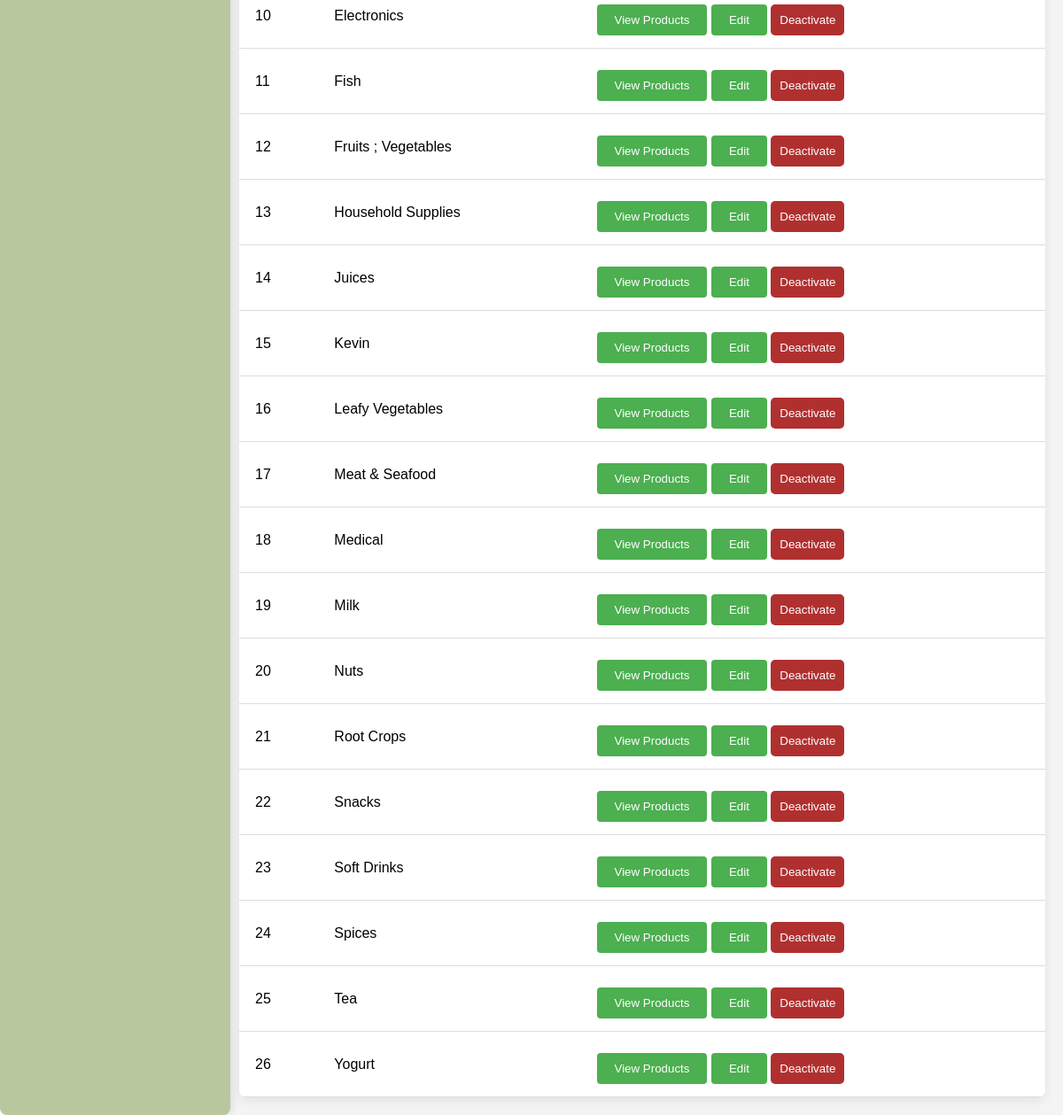
The page /Categories (signed in, lower part) on the database as committed earlier.
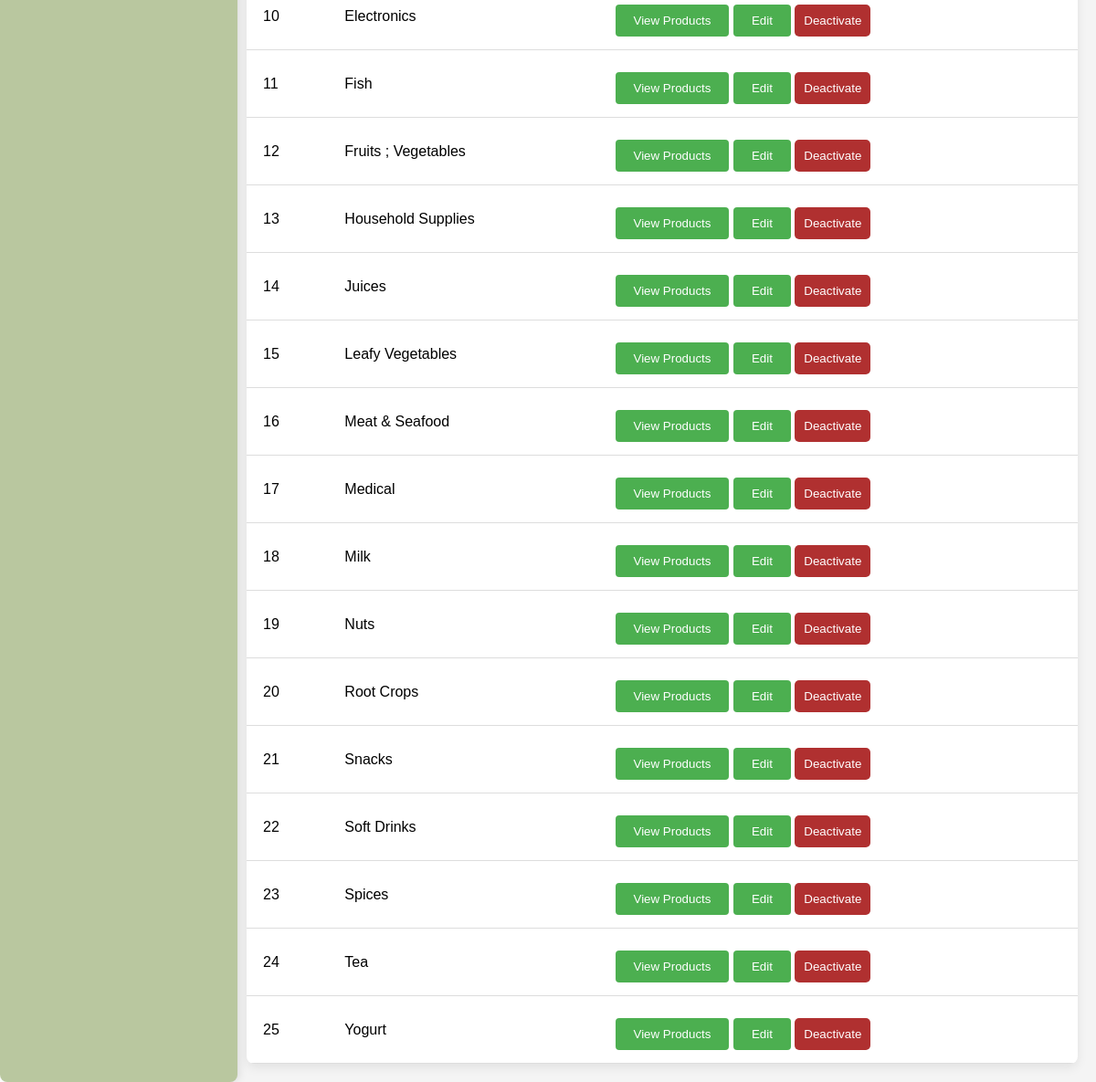
The same page on the database as committed later.
### tables this page shows
CREATE TABLE `categories` (
  `id` int(11) NOT NULL AUTO_INCREMENT,
  `category_name` varchar(255) NOT NULL,
  `parent_id` int(11) DEFAULT NULL,
  `status` enum('active','inactive') DEFAULT 'active',
  `created_at` timestamp NOT NULL DEFAULT current_timestamp(),
  `updated_at` timestamp NOT NULL DEFAULT current_timestamp() ON UPDATE current_timestamp(),
  PRIMARY KEY (`id`),
  KEY `parent_id` (`parent_id`),
  CONSTRAINT `categories_ibfk_1` FOREIGN KEY (`parent_id`) REFERENCES `categories` (`id`) ON DELETE CASCADE
);

### controllers/CategoryController.php (called while the page is built, shortened)
<?php
require_once $_SERVER['DOCUMENT_ROOT'] . '/POSu/models/CategoryModel.php';
class CategoryController {
    private $categoryModel;
    public function __construct() {
        $this->categoryModel = new CategoryModel();
    }
    public function categories() {
        $categories = $this->categoryModel->getActiveCategories();
        require_once($_SERVER['DOCUMENT_ROOT'] . '/POSu/views/categories.php');
    }
    public function index() {
        return $this->categoryModel->getActiveCategories();
    }
}
?>

### models/CategoryModel.php (called while the page is built, shortened)
<?php
require_once $_SERVER['DOCUMENT_ROOT'] . '/POSu/database.php';
class CategoryModel {
    private $conn;
    public function __construct() {
        $database = new Database();
        $this->conn = $database->getConnection();
    }
    public function getActiveCategories() {
        $sql = "SELECT * FROM categories WHERE status = 'active' ORDER BY category_name ASC";
        $stmt = $this->conn->prepare($sql);
        $stmt->execute();
        return $stmt->fetchAll(PDO::FETCH_ASSOC);
    }
}
?>

### database.php (called while the page is built)
<?php
class Database {
    private static $host     = null;
    private static $dbname   = null;
    private static $username = null;
    private static $password = null;
    private static $port     = '3306';
    private static $conn     = null;
    public static function getConnection() {
        if (self::$conn === null) {
            self::$host     = getenv('MYSQLHOST')     ?: getenv('DB_HOST')     ?: 'localhost';
            self::$dbname   = getenv('MYSQLDATABASE') ?: getenv('DB_NAME')     ?: 'railway';
            self::$username = getenv('MYSQLUSER')     ?: getenv('DB_USER')     ?: 'root';
            self::$password = getenv('MYSQLPASSWORD') ?: getenv('DB_PASSWORD') ?: '';
            self::$port     = getenv('MYSQLPORT')     ?: getenv('DB_PORT')     ?: '3306';
            try {
                self::$conn = new PDO(
                    "mysql:host=" . self::$host . ";port=" . self::$port . ";dbname=" . self::$dbname,
                    self::$username,
                    self::$password
                );
                self::$conn->setAttribute(PDO::ATTR_ERRMODE, PDO::ERRMODE_EXCEPTION);
            } catch (PDOException $exception) {
                echo "Connection error: " . $exception->getMessage();
            }
        }
        return self::$conn;
    }
}
?>

### views/categories.php (the view, shortened to what this page needs)
<?php
require_once $_SERVER['DOCUMENT_ROOT'] . '/POSu/controllers/CategoryController.php';
$categoryController = new CategoryController();
$categories = $categoryController->index();
?>
<!DOCTYPE html>
<html lang="en">
<head>
<link rel="stylesheet" href="/POSu/styles/stylee.css">
<link rel="stylesheet" href="/POSu/styles/categories-style.css?v=<?= time(); ?>">
</head>
<body>
<div class="dashboard">
    <?php include $_SERVER['DOCUMENT_ROOT'] . '/POSu/includes/sidebar.php'; ?>
    <main class="main-content">
        <div class="categories-table">
            <table>
                <tbody>
                    <?php foreach ($categories as $index => $category): ?>
                        <tr data-category-name="<?= strtolower($category['category_name']); ?>">
                            <td><?= $index + 1; ?></td>
                            <td><?= htmlspecialchars($category['category_name']); ?></td>
                            <td>
                                <button class="save-btn" onclick="viewProducts('<?= htmlspecialchars($category['category_name'], ENT_QUOTES); ?>')">View Products</button>
                                <?php if (isset($_SESSION['role']) && $_SESSION['role'] === 'admin'): ?>
                                    <button class="save-btn" onclick="openEditModal(<?= $category['id']; ?>, '<?= htmlspecialchars($category['category_name'], ENT_QUOTES); ?>')">Edit</button>
                                    <form method="POST" action="/POSu/controllers/CategoryController.php" style="display:inline;" onsubmit="return confirm('Are you sure you want to deactivate this category?');">
                                        <button type="submit" class="cancel-btn">Deactivate</button>
                                    </form>
                                <?php endif; ?>
                            </td>
                        </tr>
                    <?php endforeach; ?>
                </tbody>
            </table>
        </div>
    </main>
</div>
</body>
</html>

### index.php (shortened to what this page needs)
<?php
$url = isset($_GET["url"])
    ? explode("/", filter_var(trim($_GET["url"], "/"), FILTER_SANITIZE_URL))
    : ["dashboard"];
require_once "controllers/CategoryController.php";
$categoryController = new CategoryController();
switch (strtolower($url[0])) {
    case "categories":
        $categoryController->categories();
        break;
}

### includes/sidebar.php (shortened to what this page needs)
<aside class="sidebar">
</aside>

### styles/stylee.css (style rules this page uses)
* { margin: 0; padding: 0; box-sizing: border-box; font-family: Arial, sans-serif; }
.dashboard { display: flex; height: 100vh; }
.main-content { flex-grow: 1; padding: 20px; background-color: #f4f7fc; }
.sidebar { width: 250px; height: 100vh; background: #222; color: white; padding: 20px; position: fixed; left: 0; top: 0; }
.main-content { margin-left: 250px; width: calc(100% - 250px); padding: 20px; background: #f4f4f4; min-height: 100vh; }
table { width: 100%; border-collapse: collapse; background: white; }
table th, table td { padding: 10px; text-align: left; border-bottom: 1px solid #ddd; }
.save-btn, .cancel-btn { padding: 10px 15px; border: none; cursor: pointer; border-radius: 5px; margin-top: 10px; }
.save-btn { background: #28a745; color: white; }
.cancel-btn { background: #dc3545; color: white; }

### styles/categories-style.css (style rules this page uses)
.main-content { flex-grow: 1; padding: 20px; overflow-y: auto; margin-left: 250px; }
.dashboard { display: flex; height: 100vh; align-items: flex-start; }
.sidebar { width: 250px; background: #d9b99b; color: #5a4638; padding: 20px; position: fixed; left: 0; top: 0; height: 100%; display: flex; flex-direction: column; transition: 0.3s; }
.save-btn { background: #8da888; color: white; padding: 10px; border-radius: 5px; cursor: pointer; transition: 0.3s; border: none; }
.cancel-btn { background: #b03030; color: white; padding: 10px; border-radius: 5px; cursor: pointer; transition: 0.3s; border: none; }
.categories-table table { width: 100%; border-collapse: collapse; margin-top: 20px; background-color: #fff; box-shadow: 0 4px 12px rgba(0,0,0,0.08); border-radius: 8px; overflow: hidden; }
.categories-table th, .categories-table td { padding: 14px 18px; border-bottom: 1px solid #ddd; text-align: left; }
.save-btn { padding: 10px 20px; background-color: #4CAF50; color: white; border: none; cursor: pointer; border-radius: 4px; text-align: center; }

### includes/sidebar.php (style rules this page uses)
.sidebar { position: fixed; left: 0; top: 0; width: 260px; height: 100%; background-color: #b9c79f; color: #f4f4f4; padding: 20px 10px; display: flex; flex-direction: column; align-items: center; box-shadow: 2px 0 10px rgba(0, 0, 0, 0.1); transition: background-color 0.3s ease; overflow-y: auto; border-radius: 8px; }

Rows that differ between the two databases and show on the page:
removed categories: category_name "Kevin"
